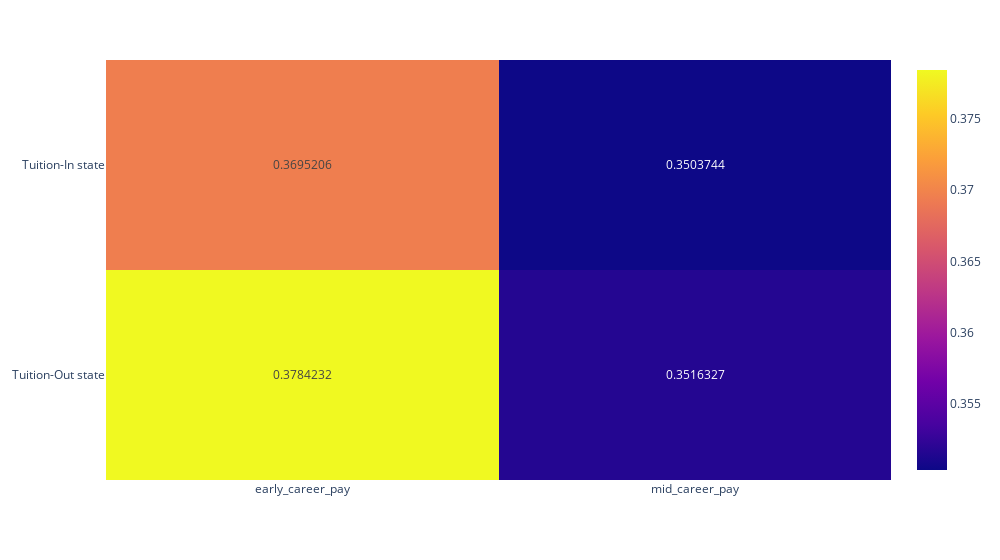

The notebook cell saved with this chart:
### Code cell
fig = px.imshow(df.iloc[:,1:].corr().iloc[2:, :2], text_auto=True, aspect="auto", width=1000)
# fig.write_html("../../../graphs/html/five/correlation_1.html")
fig.show()

### Figure 1 — Plotly figure (JSON) as saved in the notebook; plotly's stock layout.template omitted (floating-point values rounded to 4 significant figures)
{"data": [{"coloraxis": "coloraxis", "hovertemplate": "x: %{x}<br>y: %{y}<br>color: %{z}<extra></extra>", "name": "0", "texttemplate": "%{z}", "type": "heatmap", "x": ["early_career_pay", "mid_career_pay"], "xaxis": "x", "y": ["Tuition-In state", "Tuition-Out state"], "yaxis": "y", "z": [[0.3695, 0.3504], [0.3784, 0.3516]]}], "layout": {"coloraxis": {"colorscale": [[0, "#0d0887"], [0.1111, "#46039f"], [0.2222, "#7201a8"], [0.3333, "#9c179e"], [0.4444, "#bd3786"], [0.5556, "#d8576b"], [0.6667, "#ed7953"], [0.7778, "#fb9f3a"], [0.8889, "#fdca26"], [1, "#f0f921"]]}, "margin": {"t": 60}, "width": 1000, "xaxis": {"anchor": "y", "domain": [0, 1]}, "yaxis": {"anchor": "x", "autorange": "reversed", "domain": [0, 1]}}}
